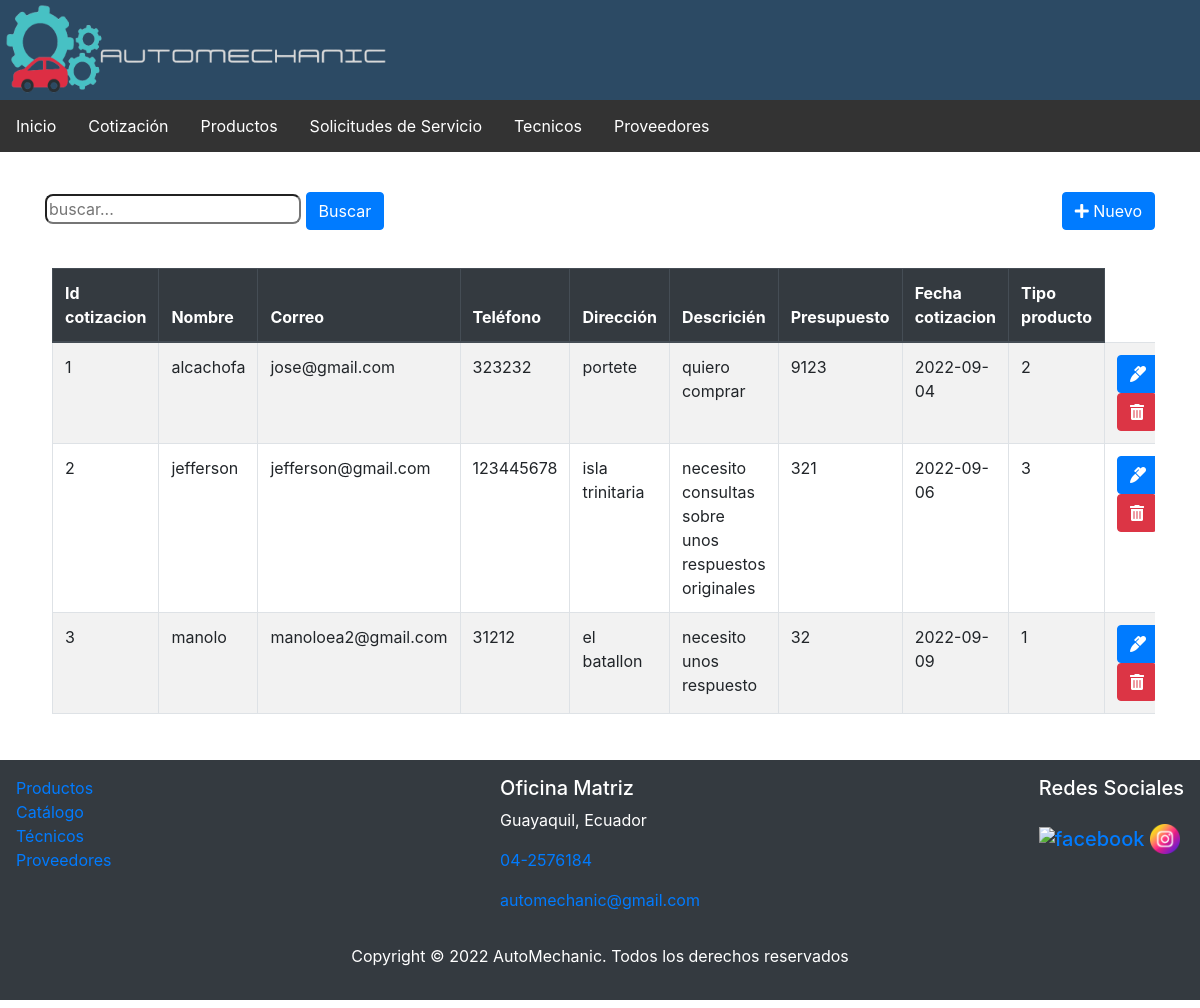
The page / on the database its author committed.
### tables this page shows
CREATE TABLE `cotizacion` (
  `id_cotizacion` int(11) NOT NULL,
  `nombre` varchar(30) NOT NULL,
  `correo` varchar(100) NOT NULL,
  `telefono` varchar(10) NOT NULL,
  `direccion` varchar(200) NOT NULL,
  `descripcion` varchar(100) NOT NULL,
  `presupuesto` float NOT NULL,
  `fecha_cotizacion` date NOT NULL,
  `id_tipo` int(11) NOT NULL
);

CREATE TABLE `tipo_producto` (
  `id_tipo` int(11) NOT NULL,
  `tipo_producto` varchar(30) NOT NULL
);

### controller/CotizacionController.php (called while the page is built, shortened)
<?php
require_once 'model/dao/CotizacionDAO.php';
class CotizacionController {
    private $model;
    public function __construct() {
        $this->model = new CotizacionDAO();
    }
    public function index() {
        $resultados = $this->model->selectAll("");
        require_once VCOTIZACION.'list.php';
    }
}

### controller/FrontController.php (called while the page is built, shortened)
<?php
class FrontController
{
    public function ruteo()
    {
        $funcion = (!empty($_REQUEST['f'])) ? htmlentities($_REQUEST['f']) : FUNCION_PRINCIPAL;
        $cont = new  $controlador();
        $cont->$funcion();
    }
}

### index.php (called while the page is built)
<?php
    require_once 'controller/FrontController.php';
    $front = new FrontController();
    $front->ruteo();

### config/conexion.php (called while the page is built)
<?php
class Conexion
{
    public static function getConexion()
    {
        $dsn = 'mysql:host=localhost;port=3306;dbname=' . DBNAME;
        $conexion = null;
        try {
            $conexion = new PDO($dsn, DBUSER, DBPASSWORD);
            $conexion->setAttribute(PDO::ATTR_ERRMODE, PDO::ERRMODE_EXCEPTION);
        } catch (Exception $e) {
            echo $e;
            die("error " . $e->getMessage());
        }
        return $conexion;
    }
}

### model/dao/CotizacionDAO.php (called while the page is built, shortened)
<?php
require_once 'config/Conexion.php';
class CotizacionDAO {
    private $con;
    public function __construct() {
        $this->con = Conexion::getConexion();
    }
    public function selectAll($parametro) {
      $sql = "SELECT * FROM cotizacion c INNER JOIN tipo_producto t ON c.id_tipo = t.id_tipo where c.id_tipo = t.id_tipo and
      (nombre like :b1 or tipo_producto like :b2)";
      $stmt = $this->con->prepare($sql);
      $conlike = '%' . $parametro . '%';
      $data = array('b1' => $conlike, 'b2' => $conlike);
      $stmt->execute($data);
      $resultados = $stmt->fetchAll(PDO::FETCH_ASSOC);
      return $resultados;
  }
}

### view/cotizacion/cotizacion.list.php (the view, shortened to what this page needs)
<div class="container">
    <div class="row">
        <div class="col-sm-6">
            <form action="index.php?c=cotizacion&f=search" method="POST">
                <input type="text" name="b" id="busqueda" placeholder="buscar..." />
                <button type="submit" class="btn btn-primary"><i class="fa-light fa-magnifying-glass"></i>Buscar</button>
            </form>
        </div>
        <div class="col-sm-6 d-flex flex-column align-items-end">
            <a href="index.php?c=cotizacion&f=view_new">
                <button type="button" class="btn btn-primary">
                    <i class="fas fa-plus"></i>
                    Nuevo</button>
            </a>
        </div>
    </div>
    <div class="table-responsive mt-2">
        <table class="table table-striped table-bordered">
            <thead class="thead-dark">
                <th>Id cotizacion</th>
                <th>Nombre</th>
                <th>Correo</th>
                <th>Tel&eacute;fono</th>
                <th>Direcci&oacute;n</th>
                <th>Descrici&eacute;n</th>
                <th>Presupuesto</th>
                <th>Fecha cotizacion</th>
                <th>Tipo producto</th>
            </thead>
            <tbody class="tabladatos">
                <?php
                foreach ($resultados as $fila) {
                ?>
                    <tr>
                        <td><?php echo $fila['id_cotizacion']; ?></td>
                        <td><?php echo $fila['nombre']; ?></td>
                        <td><?php echo $fila['correo']; ?></td>
                        <td><?php echo $fila['telefono']; ?></td>
                        <td><?php echo $fila['direccion']; ?></td>
                        <td><?php echo $fila['descripcion']; ?></td>
                        <td><?php echo $fila['presupuesto']; ?></td>
                        <td><?php echo $fila['fecha_cotizacion']; ?></td>
                        <td><?php echo $fila['id_tipo']; ?></td>
                        <td>
                            <a class="btn btn-primary" href="index.php?c=cotizacion&f=view_edit&id=<?php echo  $fila['id_cotizacion']; ?>">
                                <i class="fas fa-marker"></i></a>
                            <a class="btn btn-danger" onclick="if(!confirm('Esta seguro de eliminar de eliminar la cotizacion?'))return false;" href="index.php?c=cotizacion&f=delete&id=<?php echo  $fila['id_cotizacion']; ?>">
                                <i class="fas fa-trash-alt"></i></a>
                        </td>
                    </tr>
                <?php } ?>
            </tbody>
        </table>
    </div>
</div>

### assets/css/estilos.css (style rules this page uses)
input[type=text] { border-radius: 8px; }
table { margin-top:30px; }
table, td, th { padding: 7px; margin-left:7px; border: #7E7E83 1px solid; border-collapse: collapse; }
tbody { background-color:white; }

### rows shown on the page
cotizacion: id_cotizacion "1", nombre "alcachofa", correo "jose@gmail.com", telefono "323232", direccion "portete", descripcion "quiero comprar", presupuesto "9123", fecha_cotizacion "2022-09-04", id_tipo.id_tipo "2"
cotizacion: id_cotizacion "2", nombre "jefferson", correo "jefferson@gmail.com", telefono "123445678", direccion "isla trinitaria", descripcion "necesito consultas sobre unos respuestos originales", presupuesto "321", fecha_cotizacion "2022-09-06", id_tipo.id_tipo "3"
cotizacion: id_cotizacion "3", nombre "manolo", correo "manoloea2@gmail.com", telefono "31212", direccion "el batallon", descripcion "necesito unos respuesto", presupuesto "32", fecha_cotizacion "2022-09-09", id_tipo.id_tipo "1"
